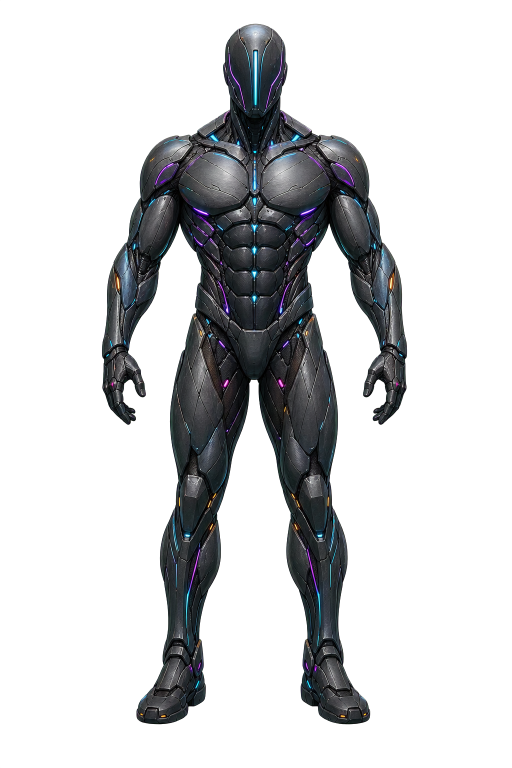
#> input picture src/assets/anatomy-hero-v2/source/front-master-alpha.png, 1024 x 1536 px (shown at 1/2 size); its folder holds 2 pictures in this run
$ python build-anatomy-hero-assets.py
#> lines starting #> are read from the running program, lines starting #| are printed output that depends on the picture
from __future__ import annotations

from pathlib import Path
import xml.etree.ElementTree as ET

from PIL import Image, ImageChops, ImageDraw


ROOT = Path(__file__).resolve().parents[1]
SOURCE_DIR = ROOT / "src" / "assets" / "anatomy-hero-v2" / "source"
OUTPUT_DIR = ROOT / "public" / "images" / "anatomy-hero-v2" / "front"
MASTER_PATH = SOURCE_DIR / "front-master-alpha.png"
MASKS_PATH = SOURCE_DIR / "front-masks.svg"
HIT_PATHS_PATH = ROOT / "src" / "lib" / "anatomy-hero-hit-paths.ts"

SVG_NS = {"svg": "http://www.w3.org/2000/svg"}
LAYER_PRIORITY = [
    "side-delts-left", "side-delts-right",
    "front-delts-left", "front-delts-right",
    "chest-left", "chest-right",
    "biceps-left", "biceps-right",
    "forearms-left", "forearms-right",
    "triceps-left", "triceps-right",
    "lats-left", "lats-right",
    "abs", "adductors", "quads", "calves", "obliques",
]


def points(value: str) -> list[tuple[float, float]]:
    return [tuple(map(float, pair.split(","))) for pair in value.split()]


def load_masks(size: tuple[int, int]) -> dict[str, Image.Image]:
    root = ET.parse(MASKS_PATH).getroot()
    masks: dict[str, Image.Image] = {}
    for group in root.findall("svg:g", SVG_NS):
        layer_id = group.attrib["id"]
        mask = Image.new("L", size, 0)
        draw = ImageDraw.Draw(mask)
        for polygon in group.findall("svg:polygon", SVG_NS):
            draw.polygon(points(polygon.attrib["points"]), fill=255)
        masks[layer_id] = mask
    return masks


# [8 lines left out: function partition_masks, not called in this run]


def overlap_pixels(left: Image.Image, right: Image.Image) -> int:
    overlap = ImageChops.multiply(left, right)
    return sum(overlap.histogram()[1:]) // 255


def nonzero_pixels(image: Image.Image) -> int:
    return sum(image.histogram()[1:])


# [127 lines left out: functions mask_boundary_path, write_hit_paths, crop_and_save, not called in this run]


def main() -> None:
    OUTPUT_DIR.mkdir(parents=True, exist_ok=True)
    for stale_asset in OUTPUT_DIR.glob("*-v3.webp"):
        stale_asset.unlink()
    master = Image.open(MASTER_PATH).convert("RGBA")
#> master is the input picture: PIL image 1024x1536 RGBA; mean R, G, B, A 13.6, 14.5, 15.9, 63.3
    source_alpha = master.getchannel("A").point(lambda value: 0 if value < 16 else value)
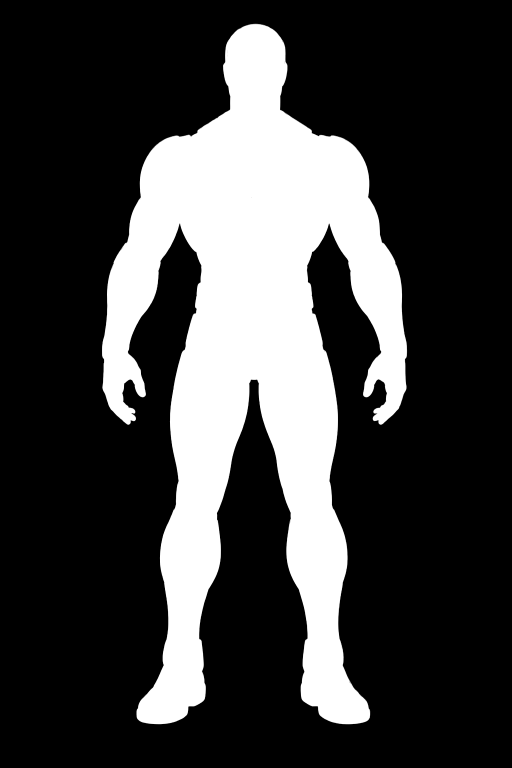
#> source_alpha: PIL image 1024x1536 L (shown at 1/2 size); min 0, max 255, mean 63.3
    master.putalpha(source_alpha)
    source_masks = load_masks(master.size)
    source_claimed = Image.new("L", master.size, 0)
    source_candidate_overlap = 0
    for layer_id in LAYER_PRIORITY:
        source_candidate_overlap += overlap_pixels(source_claimed, source_masks[layer_id])
        source_claimed = ImageChops.lighter(source_claimed, source_masks[layer_id])
    masks = partition_masks(source_masks, master.size)
    claimed_for_audit = Image.new("L", master.size, 0)
    interactive_pair_overlap = 0
    for layer_id in LAYER_PRIORITY:
        layer_overlap = overlap_pixels(claimed_for_audit, masks[layer_id])
        interactive_pair_overlap += layer_overlap
        if layer_overlap:
            raise RuntimeError(f"Interactive layer overlap remains in {layer_id}")
        claimed_for_audit = ImageChops.lighter(claimed_for_audit, masks[layer_id])

    combined = Image.new("L", master.size, 0)
    for mask in masks.values():
        combined = ImageChops.lighter(combined, mask)

    base_alpha = ImageChops.subtract(source_alpha, combined)
    base = master.copy()
    base.putalpha(base_alpha)

    base_interactive_overlap = overlap_pixels(base_alpha, combined)
    reconstructed = ImageChops.lighter(base_alpha, ImageChops.multiply(source_alpha, combined))
    reconstruction_error = nonzero_pixels(ImageChops.difference(source_alpha, reconstructed))
    if base_interactive_overlap or reconstruction_error:
        raise RuntimeError("Layer partition does not reconstruct the source alpha exactly")

    manifest_lines: list[str] = []
    output_bounds: dict[str, tuple[int, int, int, int]] = {}
    output_bounds["base_body"] = crop_and_save(base, "base_body")
    manifest_lines.append(f"base_body={output_bounds['base_body']}")

    for layer_id, mask in masks.items():
        layer = master.copy()
        layer.putalpha(ImageChops.multiply(source_alpha, mask))
        output_bounds[layer_id] = crop_and_save(layer, layer_id)
        manifest_lines.append(f"{layer_id}={output_bounds[layer_id]}")

    (SOURCE_DIR / "front-layer-bounds.txt").write_text("\n".join(manifest_lines) + "\n", encoding="utf-8")
    hit_path_area_error = write_hit_paths(masks, master.size)
    if hit_path_area_error:
        raise RuntimeError("Generated hit paths do not match the partition masks")

    asset_files = sorted(OUTPUT_DIR.glob("*-v3.webp"))
    encoded_alphas: dict[str, Image.Image] = {}
    for layer_id, bounds in output_bounds.items():
        encoded = Image.open(OUTPUT_DIR / f"{layer_id}-v3.webp").convert("RGBA").getchannel("A")
        full_alpha = Image.new("L", master.size, 0)
        full_alpha.paste(encoded, (bounds[0], bounds[1]))
        encoded_alphas[layer_id] = full_alpha

    encoded_combined = Image.new("L", master.size, 0)
    encoded_interactive_overlap = 0
    for layer_id in LAYER_PRIORITY:
        encoded_interactive_overlap += overlap_pixels(encoded_combined, encoded_alphas[layer_id])
        encoded_combined = ImageChops.lighter(encoded_combined, encoded_alphas[layer_id])
    encoded_base_overlap = overlap_pixels(encoded_alphas["base_body"], encoded_combined)
    encoded_reconstruction = ImageChops.lighter(encoded_alphas["base_body"], encoded_combined)
    encoded_reconstruction_error = nonzero_pixels(ImageChops.difference(source_alpha, encoded_reconstruction))
    if encoded_interactive_overlap or encoded_base_overlap or encoded_reconstruction_error:
        raise RuntimeError("Encoded WebP alpha does not preserve the authored partition")

    report = [
        f"interactive_layers={len(LAYER_PRIORITY)}",
        f"mounted_visual_layers={1 + len(LAYER_PRIORITY)}",
        f"source_candidate_overlap_pixels={source_candidate_overlap}",
        f"interactive_overlap_pixels={interactive_pair_overlap}",
        f"base_interactive_overlap_pixels={base_interactive_overlap}",
        f"reconstruction_error_pixels={reconstruction_error}",
        f"hit_path_area_error_pixels={hit_path_area_error}",
        f"encoded_interactive_overlap_pixels={encoded_interactive_overlap}",
        f"encoded_base_interactive_overlap_pixels={encoded_base_overlap}",
        f"encoded_reconstruction_error_pixels={encoded_reconstruction_error}",
        f"output_asset_count={len(asset_files)}",
        f"output_asset_bytes={sum(path.stat().st_size for path in asset_files)}",
    ]
    (SOURCE_DIR / "front-overlap-report.txt").write_text(
        f"interactive_overlap_pixels={interactive_pair_overlap}\n",
        encoding="utf-8",
    )
    (SOURCE_DIR / "front-alpha-audit.txt").write_text("\n".join(report) + "\n", encoding="utf-8")


if __name__ == "__main__":
#> (the run stopped early here; a loop or call above may not have finished)
